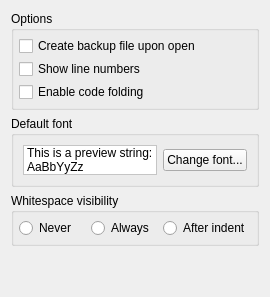
       <widget class="QWidget" name="pEditorGeneral">
        <layout class="QVBoxLayout" name="verticalLayout_16">
         <item>
          <widget class="QGroupBox" name="gbOptions">
           <property name="title">
            <string>Options</string>
           </property>
           <layout class="QVBoxLayout">
            <property name="spacing">
             <number>3</number>
            </property>
            <property name="margin">
             <number>5</number>
            </property>
            <item>
             <widget class="QCheckBox" name="cbCreateBackupUponOpen">
              <property name="text">
               <string>Create backup file upon open</string>
              </property>
             </widget>
            </item>
            <item>
             <widget class="QCheckBox" name="cbShowLineNumbers">
              <property name="text">
               <string>Show line numbers</string>
              </property>
             </widget>
            </item>
            <item>
             <widget class="QCheckBox" name="cbEnableCodeFolding">
              <property name="text">
               <string>Enable code folding</string>
              </property>
             </widget>
            </item>
           </layout>
          </widget>
         </item>
         <item>
          <widget class="QGroupBox" name="gbDefaultFont">
           <property name="title">
            <string>Default font</string>
           </property>
           <layout class="QHBoxLayout" name="horizontalLayout">
            <item>
             <widget class="QLabel" name="lDefaultDocumentFont">
              <property name="sizePolicy">
               <sizepolicy hsizetype="Expanding" vsizetype="Preferred">
                <horstretch>0</horstretch>
                <verstretch>0</verstretch>
               </sizepolicy>
              </property>
              <property name="palette">
               <palette>
                <active>
                 <colorrole role="WindowText">
                  <brush brushstyle="SolidPattern">
                   <color alpha="255">
                    <red>0</red>
                    <green>0</green>
                    <blue>0</blue>
                   </color>
                  </brush>
                 </colorrole>
                 <colorrole role="Window">
                  <brush brushstyle="SolidPattern">
                   <color alpha="255">
                    <red>255</red>
                    <green>255</green>
                    <blue>255</blue>
                   </color>
                  </brush>
                 </colorrole>
                </active>
                <inactive>
                 <colorrole role="WindowText">
                  <brush brushstyle="SolidPattern">
                   <color alpha="255">
                    <red>0</red>
                    <green>0</green>
                    <blue>0</blue>
                   </color>
                  </brush>
                 </colorrole>
                 <colorrole role="Window">
                  <brush brushstyle="SolidPattern">
                   <color alpha="255">
                    <red>255</red>
                    <green>255</green>
                    <blue>255</blue>
                   </color>
                  </brush>
                 </colorrole>
                </inactive>
                <disabled>
                 <colorrole role="WindowText">
                  <brush brushstyle="SolidPattern">
                   <color alpha="255">
                    <red>165</red>
                    <green>166</green>
                    <blue>166</blue>
                   </color>
                  </brush>
                 </colorrole>
                 <colorrole role="Window">
                  <brush brushstyle="SolidPattern">
                   <color alpha="255">
                    <red>255</red>
                    <green>255</green>
                    <blue>255</blue>
                   </color>
                  </brush>
                 </colorrole>
                </disabled>
               </palette>
              </property>
              <property name="autoFillBackground">
               <bool>true</bool>
              </property>
              <property name="frameShape">
               <enum>QFrame::StyledPanel</enum>
              </property>
              <property name="text">
               <string>This is a preview string: AaBbYyZz</string>
              </property>
              <property name="wordWrap">
               <bool>true</bool>
              </property>
             </widget>
            </item>
            <item>
             <widget class="QPushButton" name="pbDefaultDocumentFont">
              <property name="text">
               <string>Change font...</string>
              </property>
             </widget>
            </item>
           </layout>
          </widget>
         </item>
         <item>
          <widget class="QGroupBox" name="gbWhitespaceVisibilityEnabled">
           <property name="title">
            <string>Whitespace visibility</string>
           </property>
           <property name="checkable">
            <bool>false</bool>
           </property>
           <layout class="QHBoxLayout" name="_3">
            <property name="spacing">
             <number>3</number>
            </property>
            <property name="margin">
             <number>5</number>
            </property>
            <item>
             <widget class="QRadioButton" name="rbWsInvisible">
              <property name="text">
               <string>Never</string>
              </property>
             </widget>
            </item>
            <item>
             <widget class="QRadioButton" name="rbWsVisible">
              <property name="text">
               <string>Always</string>
              </property>
             </widget>
            </item>
            <item>
             <widget class="QRadioButton" name="rbWsVisibleAfterIndent">
              <property name="text">
               <string>After indent</string>
              </property>
             </widget>
            </item>
           </layout>
          </widget>
         </item>
         <item>
          <spacer>
           <property name="orientation">
            <enum>Qt::Vertical</enum>
           </property>
           <property name="sizeHint" stdset="0">
            <size>
             <width>20</width>
             <height>40</height>
            </size>
           </property>
          </spacer>
         </item>
        </layout>
       </widget>
